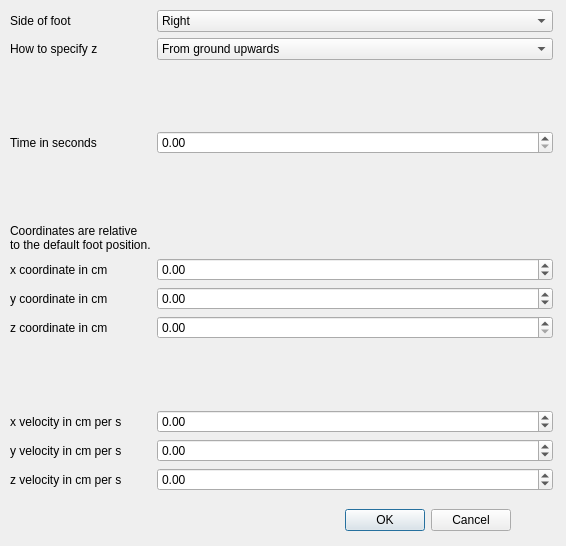
<?xml version="1.0" encoding="UTF-8"?>
<ui version="4.0">
 <class>InverseKinematicsPopUp</class>
 <widget class="QDialog" name="InverseKinematicsPopUp">
  <property name="geometry">
   <rect>
    <x>0</x>
    <y>0</y>
    <width>566</width>
    <height>546</height>
   </rect>
  </property>
  <property name="windowTitle">
   <string>Inverse kinematics pop up</string>
  </property>
  <widget class="QDialogButtonBox" name="buttonBox">
   <property name="geometry">
    <rect>
     <x>290</x>
     <y>500</y>
     <width>221</width>
     <height>41</height>
    </rect>
   </property>
   <property name="orientation">
    <enum>Qt::Horizontal</enum>
   </property>
   <property name="standardButtons">
    <set>QDialogButtonBox::Cancel|QDialogButtonBox::Ok</set>
   </property>
  </widget>
  <widget class="QWidget" name="formLayoutWidget">
   <property name="geometry">
    <rect>
     <x>10</x>
     <y>10</y>
     <width>543</width>
     <height>481</height>
    </rect>
   </property>
   <layout class="QFormLayout" name="formLayout">
    <item row="0" column="0">
     <widget class="QLabel" name="footSideLabel">
      <property name="text">
       <string>Side of foot</string>
      </property>
     </widget>
    </item>
    <item row="0" column="1">
     <widget class="QComboBox" name="footSideComboBox">
      <property name="editable">
       <bool>false</bool>
      </property>
      <property name="currentText">
       <string>Right</string>
      </property>
      <property name="insertPolicy">
       <enum>QComboBox::InsertAtBottom</enum>
      </property>
      <item>
       <property name="text">
        <string>Right</string>
       </property>
      </item>
      <item>
       <property name="text">
        <string>Left</string>
       </property>
      </item>
     </widget>
    </item>
    <item row="1" column="0">
     <widget class="QLabel" name="zAxisLabel">
      <property name="text">
       <string>How to specify z</string>
      </property>
     </widget>
    </item>
    <item row="1" column="1">
     <widget class="QComboBox" name="zAxisComboBox">
      <property name="editable">
       <bool>false</bool>
      </property>
      <property name="currentText">
       <string>From ground upwards</string>
      </property>
      <property name="insertPolicy">
       <enum>QComboBox::InsertAtBottom</enum>
      </property>
      <item>
       <property name="text">
        <string>From ground upwards</string>
       </property>
      </item>
      <item>
       <property name="text">
        <string>From hip downwards</string>
       </property>
      </item>
     </widget>
    </item>
    <item row="2" column="1">
     <spacer name="verticalSpacer">
      <property name="orientation">
       <enum>Qt::Vertical</enum>
      </property>
      <property name="sizeHint" stdset="0">
       <size>
        <width>20</width>
        <height>40</height>
       </size>
      </property>
     </spacer>
    </item>
    <item row="3" column="0">
     <widget class="QLabel" name="timeLabel">
      <property name="text">
       <string>Time in seconds</string>
      </property>
     </widget>
    </item>
    <item row="3" column="1">
     <widget class="QDoubleSpinBox" name="timeSpinBox"/>
    </item>
    <item row="4" column="1">
     <spacer name="verticalSpacer_3">
      <property name="orientation">
       <enum>Qt::Vertical</enum>
      </property>
      <property name="sizeHint" stdset="0">
       <size>
        <width>20</width>
        <height>40</height>
       </size>
      </property>
     </spacer>
    </item>
    <item row="5" column="0">
     <widget class="QLabel" name="coordinateExplanationLabel">
      <property name="text">
       <string>Coordinates are relative 
to the default foot position.</string>
      </property>
      <property name="textFormat">
       <enum>Qt::AutoText</enum>
      </property>
     </widget>
    </item>
    <item row="6" column="0">
     <widget class="QLabel" name="xCoordinateLabel">
      <property name="text">
       <string>x coordinate in cm</string>
      </property>
     </widget>
    </item>
    <item row="6" column="1">
     <widget class="QDoubleSpinBox" name="xCoordinateSpinBox">
      <property name="minimum">
       <double>-99.989999999999995</double>
      </property>
     </widget>
    </item>
    <item row="7" column="0">
     <widget class="QLabel" name="yCoordinateLabel">
      <property name="text">
       <string>y coordinate in cm</string>
      </property>
     </widget>
    </item>
    <item row="7" column="1">
     <widget class="QDoubleSpinBox" name="yCoordinateSpinBox">
      <property name="minimum">
       <double>-99.989999999999995</double>
      </property>
     </widget>
    </item>
    <item row="8" column="0">
     <widget class="QLabel" name="zCoordinateLabel">
      <property name="text">
       <string>z coordinate in cm</string>
      </property>
     </widget>
    </item>
    <item row="8" column="1">
     <widget class="QDoubleSpinBox" name="zCoordinateSpinBox"/>
    </item>
    <item row="9" column="1">
     <spacer name="verticalSpacer_2">
      <property name="orientation">
       <enum>Qt::Vertical</enum>
      </property>
      <property name="sizeHint" stdset="0">
       <size>
        <width>20</width>
        <height>40</height>
       </size>
      </property>
     </spacer>
    </item>
    <item row="10" column="0">
     <widget class="QLabel" name="xVelocityLabel">
      <property name="text">
       <string>x velocity in cm per s</string>
      </property>
     </widget>
    </item>
    <item row="10" column="1">
     <widget class="QDoubleSpinBox" name="xVelocitySpinBox">
      <property name="minimum">
       <double>-99.989999999999995</double>
      </property>
     </widget>
    </item>
    <item row="11" column="0">
     <widget class="QLabel" name="yVelocityLabel">
      <property name="text">
       <string>y velocity in cm per s</string>
      </property>
     </widget>
    </item>
    <item row="11" column="1">
     <widget class="QDoubleSpinBox" name="yVelocitySpinBox">
      <property name="minimum">
       <double>-99.989999999999995</double>
      </property>
     </widget>
    </item>
    <item row="12" column="0">
     <widget class="QLabel" name="zVelocityLabel">
      <property name="frameShape">
       <enum>QFrame::NoFrame</enum>
      </property>
      <property name="text">
       <string>z velocity in cm per s</string>
      </property>
     </widget>
    </item>
    <item row="12" column="1">
     <widget class="QDoubleSpinBox" name="zVelocitySpinBox">
      <property name="minimum">
       <double>-99.989999999999995</double>
      </property>
     </widget>
    </item>
   </layout>
  </widget>
 </widget>
 <resources/>
 <connections>
  <connection>
   <sender>buttonBox</sender>
   <signal>accepted()</signal>
   <receiver>InverseKinematicsPopUp</receiver>
   <slot>accept()</slot>
   <hints>
    <hint type="sourcelabel">
     <x>248</x>
     <y>254</y>
    </hint>
    <hint type="destinationlabel">
     <x>157</x>
     <y>274</y>
    </hint>
   </hints>
  </connection>
  <connection>
   <sender>buttonBox</sender>
   <signal>rejected()</signal>
   <receiver>InverseKinematicsPopUp</receiver>
   <slot>reject()</slot>
   <hints>
    <hint type="sourcelabel">
     <x>316</x>
     <y>260</y>
    </hint>
    <hint type="destinationlabel">
     <x>286</x>
     <y>274</y>
    </hint>
   </hints>
  </connection>
 </connections>
</ui>
